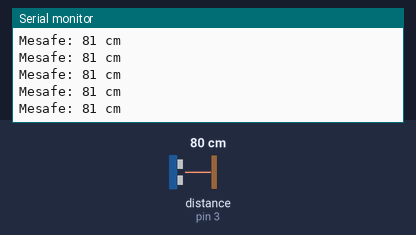
A sketch run on a simulated Arduino Uno, built with avr-gcc and run on an emulated ATmega328P. Shown: the last lines printed to the serial monitor. The test bench sets the inputs (shaded band); at power-on: distance to the obstacle (sensor on pin 3) 80 cm. The echo pulse lasts 58.3 µs per cm.

Above: at 1.2 s.
1.3 s: distance to the obstacle (sensor on pin 3) set to 195 cm
At 1.41 s:
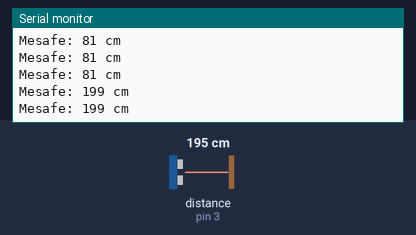
2.8 s: distance to the obstacle (sensor on pin 3) set to 206 cm
At 2.84 s:
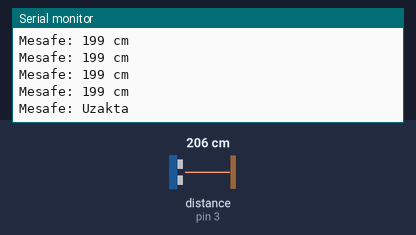

The sketch:

HCSR04_new_ping.ino
```cpp
#include <NewPing.h> // HC-SR04 ve benzeri sensorler icin kutuphane

#define TRIG_PIN 2
#define ECHO_PIN 3
#define MAX_DISTANCE 200 // Olcum siniri cm

// NewPing nesnesi: pinler ve maksimum mesafe parametreleri ile oluşturulur
//Tum donanim ve limit bilgisi burada setlenir ve kod boyunca kullanilir
NewPing sonar(TRIG_PIN, ECHO_PIN, MAX_DISTANCE);


void setup() {
  Serial.begin(115200);         // Seri haberleşmeyi başlat
  // NewPing: pinMode ayarlarına gerek yok; kütüphane kendi yapısını kullanır
}

void loop() {
  // Sensoru tetikler, yankiyi olcer dogrudan tam sayı cm olarak doner, basarisizda olcumlerde 0 doner
  delay(50); // Istikrarlı ve güvenli ölçüm periyodu sağlar; sensör (~29 ms) ritmine uygun
  unsigned int cm = sonar.ping_cm(); // olcum yapar ve sonucu cm olarak doner
  /*
  * Alternatif olarak
  * int dur_us = sonar.pig_median(5); //Belirlenen sayida olcum yapar sonra aykiri degerleri atarak median degeri doner gurultuye direnclidir
  * int cm = dur_us / US_ROUNDTRIP_CM; // US_ROUNDTRIP_CM sabiti (~58 μs/cm) dönüşümü sağlar.
  */
  Serial.print("Mesafe: ");
  if (cm == 0) Serial.println("Uzakta");  // Eğer obje limit dışında ise 0 döner
  else {
    Serial.print(cm);
    Serial.println(" cm");

  }
}
```

Measured:
- the behaviour switches between 200 and 201 cm on distance to the obstacle (sensor on pin 3) (found by bisection; images 1 and 2)
- after the input at 1.3 s, the serial monitor: prints a new line at once (image 1)
- after the input at 2.8 s, the serial monitor: prints a new line at once (image 2)
